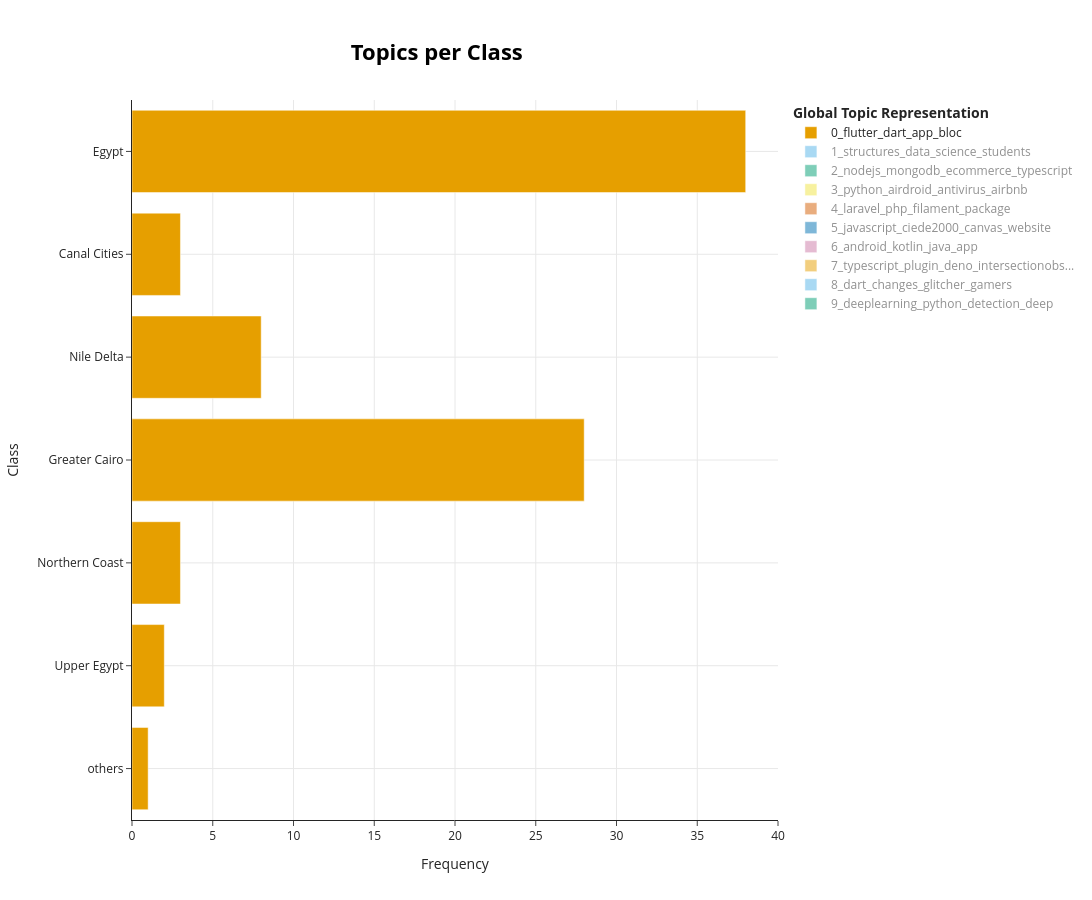

Notebook code for this chart:
### Markdown cell above
#### Analyzing Cities and Regions Through Topic Modeling with BERTopic

Use the BERTopic model to identify and visualize the distribution of topics within different cities and regions.

### Code cell
region_classes = data["region"].tolist()

topics_per_city = topic_model.topics_per_class(docs, classes=region_classes)

topic_model.visualize_topics_per_class(topics_per_city)

### Figure 1 — Plotly figure (JSON) as saved in the notebook; plotly's stock layout.template omitted (floating-point values rounded to 4 significant figures)
{"data": [{"hoverinfo": "text", "hovertext": ["<b>Topic 0</b><br>Words: editing, inline, regex, styles, extended", "<b>Topic 0</b><br>Words: fixtures, today, tiktok, score, downloader", "<b>Topic 0</b><br>Words: pocketbase, dart, flutter, generation, bloccubit", "<b>Topic 0</b><br>Words: flutter, dart, app, amazon, bloc", "<b>Topic 0</b><br>Words: dart, flutter, riverpod, dropdown, app", "<b>Topic 0</b><br>Words: hotel, find, dart, vacation, price", "<b>Topic 0</b><br>Words: flutter, dart, app, bloc, chart"], "marker": {"color": "#E69F00"}, "name": "0_flutter_dart_app_bloc", "orientation": "h", "type": "bar", "visible": true, "x": [1, 2, 3, 28, 8, 3, 38], "y": ["others", "Upper Egypt", "Northern Coast", "Greater Cairo", "Nile Delta", "Canal Cities", "Egypt"]}, {"hoverinfo": "text", "hovertext": ["<b>Topic 1</b><br>Words: onlinelearning, day, problems, students, books", "<b>Topic 1</b><br>Words: internships, generic, cse, algorithms, structures", "<b>Topic 1</b><br>Words: structures, algorithms, course, university, data", "<b>Topic 1</b><br>Words: roadmaps, teacherprovided, signup, emailbased, volunteers", "<b>Topic 1</b><br>Words: competitiveprogramming, sessions, competitive, challenge, programming", "<b>Topic 1</b><br>Words: science, data, structures, datastructures, computer"], "marker": {"color": "#56B4E9"}, "name": "1_structures_data_science_students", "orientation": "h", "type": "bar", "visible": "legendonly", "x": [3, 3, 23, 2, 5, 23], "y": ["Upper Egypt", "Northern Coast", "Greater Cairo", "Nile Delta", "Canal Cities", "Egypt"]}, {"hoverinfo": "text", "hovertext": ["<b>Topic 2</b><br>Words: nodejs, ecommerce, mongodb, typescript, javascript", "<b>Topic 2</b><br>Words: nodejs, mongodb, ecommerce, typescript, jakarta", "<b>Topic 2</b><br>Words: commercejs, plantsstore, algolia, sophisticated, commerce", "<b>Topic 2</b><br>Words: nodejs, mongodb, versedb, ecommerce, plants"], "marker": {"color": "#009E73"}, "name": "2_nodejs_mongodb_ecommerce_typescript", "orientation": "h", "type": "bar", "visible": "legendonly", "x": [12, 21, 1, 23], "y": ["Northern Coast", "Greater Cairo", "Nile Delta", "Egypt"]}, {"hoverinfo": "text", "hovertext": ["<b>Topic 3</b><br>Words: 0x00, airbnb, console, python, clone", "<b>Topic 3</b><br>Words: python, chrome, opensource, free, judging", "<b>Topic 3</b><br>Words: filehandling, thats, python, gui, made", "<b>Topic 3</b><br>Words: python, antivirus, airdroid, airbnb, giza"], "marker": {"color": "#F0E442"}, "name": "3_python_airdroid_antivirus_airbnb", "orientation": "h", "type": "bar", "visible": "legendonly", "x": [4, 21, 2, 28], "y": ["Northern Coast", "Greater Cairo", "Canal Cities", "Egypt"]}, {"hoverinfo": "text", "hovertext": ["<b>Topic 4</b><br>Words: permission, vuejs, laravel, package, use", "<b>Topic 4</b><br>Words: laravel, php, currency, rates, exchange", "<b>Topic 4</b><br>Words: laravel, php, filament, admin, package", "<b>Topic 4</b><br>Words: laravel, php, permissions, package, api"], "marker": {"color": "#D55E00"}, "name": "4_laravel_php_filament_package", "orientation": "h", "type": "bar", "visible": "legendonly", "x": [1, 7, 16, 29], "y": ["Upper Egypt", "Northern Coast", "Greater Cairo", "Egypt"]}, {"hoverinfo": "text", "hovertext": ["<b>Topic 5</b><br>Words: javascript, ciede2000, canvas, website, cie", "<b>Topic 5</b><br>Words: javascript, estate, real, animation, engine", "<b>Topic 5</b><br>Words: javascript, canvas, viewerjs, tow, rage", "<b>Topic 5</b><br>Words: photographers, javascript, photos, follow, see", "<b>Topic 5</b><br>Words: javascript, ciede2000, bathtub, cie, colordifference"], "marker": {"color": "#0072B2"}, "name": "5_javascript_ciede2000_canvas_website", "orientation": "h", "type": "bar", "visible": "legendonly", "x": [1, 4, 17, 2, 28], "y": ["Upper Egypt", "Northern Coast", "Greater Cairo", "Nile Delta", "Egypt"]}, {"hoverinfo": "text", "hovertext": ["<b>Topic 6</b><br>Words: meals, mobile, java, android, user", "<b>Topic 6</b><br>Words: android, kotlin, java, user, roomdatabase", "<b>Topic 6</b><br>Words: kotlin, recipes, android, esp32, microcontrollers", "<b>Topic 6</b><br>Words: android, kotlin, java, retrofit2, navigation"], "marker": {"color": "#CC79A7"}, "name": "6_android_kotlin_java_app", "orientation": "h", "type": "bar", "visible": "legendonly", "x": [4, 21, 2, 25], "y": ["Northern Coast", "Greater Cairo", "Nile Delta", "Egypt"]}, {"hoverinfo": "text", "hovertext": ["<b>Topic 7</b><br>Words: typescript, plugin, deno, ollama, showcase", "<b>Topic 7</b><br>Words: typescript, intersection, trigger, intersectionobserver, deno", "<b>Topic 7</b><br>Words: typescript, cronjob, tomasulo, cron, microprocessors", "<b>Topic 7</b><br>Words: typescript, plugin, ollama, showcase, nativescript"], "marker": {"color": "#E69F00"}, "name": "7_typescript_plugin_deno_intersectionobs...", "orientation": "h", "type": "bar", "visible": "legendonly", "x": [1, 4, 19, 27], "y": ["Upper Egypt", "Northern Coast", "Greater Cairo", "Egypt"]}, {"hoverinfo": "text", "hovertext": ["<b>Topic 8</b><br>Words: dart, terminal, gamers, inspector, glitcher", "<b>Topic 8</b><br>Words: dart, terminal, changes, donation, blood", "<b>Topic 8</b><br>Words: dart, glitcher, gamers, social, app", "<b>Topic 8</b><br>Words: dart, inspector, cross, range, picker"], "marker": {"color": "#56B4E9"}, "name": "8_dart_changes_glitcher_gamers", "orientation": "h", "type": "bar", "visible": "legendonly", "x": [2, 11, 11, 22], "y": ["Northern Coast", "Greater Cairo", "Nile Delta", "Egypt"]}, {"hoverinfo": "text", "hovertext": ["<b>Topic 9</b><br>Words: malware, classification, mcnn, counters, resnet", "<b>Topic 9</b><br>Words: ssim, gaussian, psnr, image, equalization", "<b>Topic 9</b><br>Words: tea, cnn, machinelearning, learning, ai", "<b>Topic 9</b><br>Words: detection, python, deeplearning, deep, pytorch", "<b>Topic 9</b><br>Words: yolo, keras, objectdetection, scratch, computervision", "<b>Topic 9</b><br>Words: opencv, pytorch, python, deeplearning, tensorflow"], "marker": {"color": "#009E73"}, "name": "9_deeplearning_python_detection_deep", "orientation": "h", "type": "bar", "visible": "legendonly", "x": [1, 1, 3, 29, 1, 9], "y": ["others", "Upper Egypt", "Northern Coast", "Greater Cairo", "Canal Cities", "Egypt"]}], "layout": {"height": 900, "hoverlabel": {"bgcolor": "white", "font": {"family": "Rockwell", "size": 16}}, "legend": {"title": {"text": "<b>Global Topic Representation"}}, "title": {"font": {"color": "Black", "size": 22}, "text": "<b>Topics per Class</b>", "x": 0.4, "xanchor": "center", "y": 0.95, "yanchor": "top"}, "width": 1250, "xaxis": {"showgrid": true, "title": {"text": "Frequency"}}, "yaxis": {"showgrid": true, "title": {"text": "Class"}}}}
